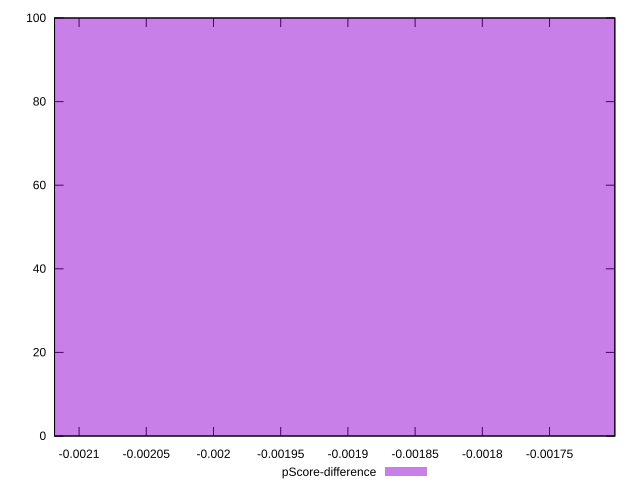

This figure's gnuplot source:
reset

$pScoreDifference <<EOF
0 100
EOF

set key outside below
set boxwidth 0.1
set xrange [-0.002118261462144555:-0.001701430870583609]
set yrange [0:100]
set trange [0:100]
set style fill transparent solid 0.5 noborder
set terminal svg size 640, 490 enhanced background rgb 'white'
set output "report_00009_2021-02-08T22-37-41.559Z/dom-size/samples/pages/pScore-difference/histogram.svg"

plot $pScoreDifference title "pScore-difference" with boxes

reset
